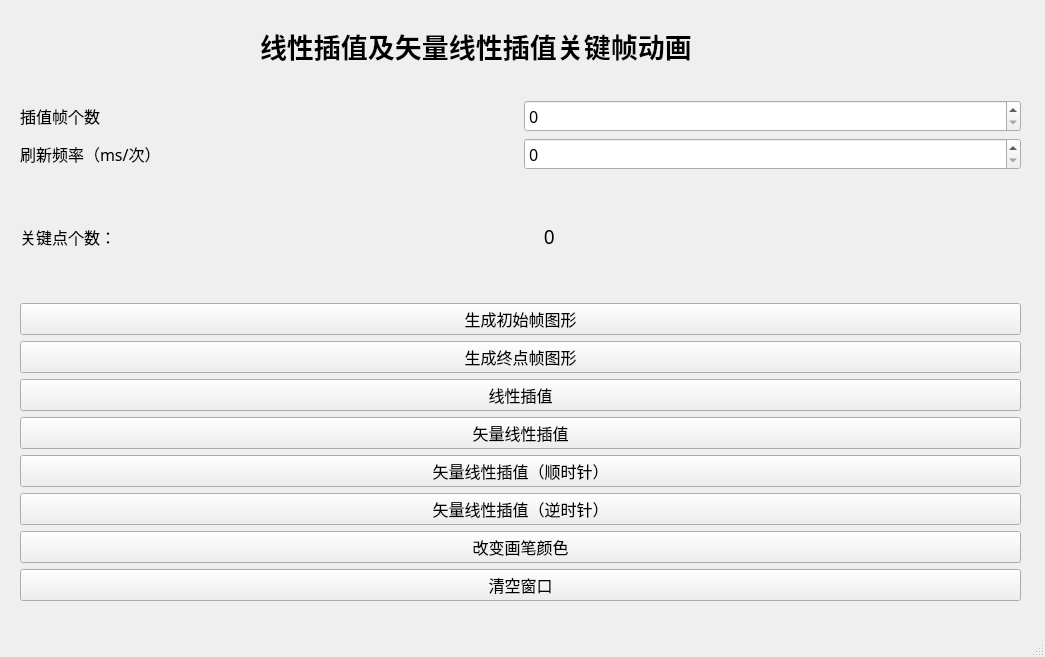
<?xml version="1.0" encoding="UTF-8"?>
<ui version="4.0">
 <class>MainWindow</class>
 <widget class="QMainWindow" name="MainWindow">
  <property name="geometry">
   <rect>
    <x>0</x>
    <y>0</y>
    <width>1045</width>
    <height>657</height>
   </rect>
  </property>
  <property name="font">
   <font>
    <family>Adobe Devanagari</family>
    <pointsize>12</pointsize>
   </font>
  </property>
  <property name="windowTitle">
   <string>MainWindow</string>
  </property>
  <widget class="QWidget" name="centralwidget">
   <widget class="QLabel" name="Title">
    <property name="geometry">
     <rect>
      <x>260</x>
      <y>10</y>
      <width>551</width>
      <height>71</height>
     </rect>
    </property>
    <property name="font">
     <font>
      <family>Adobe Devanagari</family>
      <pointsize>20</pointsize>
      <weight>75</weight>
      <bold>true</bold>
     </font>
    </property>
    <property name="text">
     <string>线性插值及矢量线性插值关键帧动画</string>
    </property>
   </widget>
   <widget class="QWidget" name="horizontalLayoutWidget_4">
    <property name="geometry">
     <rect>
      <x>20</x>
      <y>100</y>
      <width>1001</width>
      <height>501</height>
     </rect>
    </property>
    <layout class="QHBoxLayout" name="horizontalLayout_4">
     <item>
      <layout class="QVBoxLayout" name="verticalLayout">
       <item>
        <layout class="QHBoxLayout" name="horizontalLayout_6">
         <item>
          <widget class="QLabel" name="label_grain">
           <property name="font">
            <font>
             <family>Adobe Arabic</family>
             <pointsize>12</pointsize>
            </font>
           </property>
           <property name="text">
            <string>插值帧个数</string>
           </property>
          </widget>
         </item>
         <item>
          <widget class="QSpinBox" name="spinBox_grain"/>
         </item>
        </layout>
       </item>
       <item>
        <layout class="QHBoxLayout" name="horizontalLayout_2">
         <item>
          <widget class="QLabel" name="label_speed">
           <property name="font">
            <font>
             <family>Adobe Arabic</family>
             <pointsize>12</pointsize>
            </font>
           </property>
           <property name="text">
            <string>刷新频率（ms/次）</string>
           </property>
          </widget>
         </item>
         <item>
          <widget class="QSpinBox" name="spinBox_speed"/>
         </item>
        </layout>
       </item>
       <item>
        <layout class="QHBoxLayout" name="horizontalLayout_5">
         <item>
          <widget class="QLabel" name="label_number">
           <property name="font">
            <font>
             <family>Adobe Arabic</family>
             <pointsize>12</pointsize>
            </font>
           </property>
           <property name="text">
            <string>关键点个数：</string>
           </property>
          </widget>
         </item>
         <item>
          <widget class="QLabel" name="number2">
           <property name="font">
            <font>
             <family>Adobe Devanagari</family>
             <pointsize>14</pointsize>
            </font>
           </property>
           <property name="text">
            <string>    0</string>
           </property>
          </widget>
         </item>
        </layout>
       </item>
       <item>
        <widget class="QPushButton" name="start">
         <property name="font">
          <font>
           <family>Adobe Arabic</family>
           <pointsize>12</pointsize>
          </font>
         </property>
         <property name="text">
          <string>生成初始帧图形</string>
         </property>
        </widget>
       </item>
       <item>
        <widget class="QPushButton" name="end">
         <property name="font">
          <font>
           <family>Adobe Arabic</family>
           <pointsize>12</pointsize>
          </font>
         </property>
         <property name="text">
          <string>生成终点帧图形</string>
         </property>
        </widget>
       </item>
       <item>
        <widget class="QPushButton" name="line">
         <property name="font">
          <font>
           <family>Adobe Arabic</family>
           <pointsize>12</pointsize>
          </font>
         </property>
         <property name="text">
          <string>线性插值</string>
         </property>
        </widget>
       </item>
       <item>
        <widget class="QPushButton" name="vector1">
         <property name="font">
          <font>
           <family>Adobe Devanagari</family>
           <pointsize>12</pointsize>
          </font>
         </property>
         <property name="text">
          <string>矢量线性插值</string>
         </property>
        </widget>
       </item>
       <item>
        <widget class="QPushButton" name="vector2">
         <property name="font">
          <font>
           <family>Adobe Devanagari</family>
           <pointsize>12</pointsize>
          </font>
         </property>
         <property name="text">
          <string>矢量线性插值（顺时针）</string>
         </property>
        </widget>
       </item>
       <item>
        <widget class="QPushButton" name="vector3">
         <property name="font">
          <font>
           <family>Adobe Devanagari</family>
           <pointsize>12</pointsize>
          </font>
         </property>
         <property name="text">
          <string>矢量线性插值（逆时针）</string>
         </property>
        </widget>
       </item>
       <item>
        <widget class="QPushButton" name="change">
         <property name="text">
          <string>改变画笔颜色</string>
         </property>
        </widget>
       </item>
       <item>
        <widget class="QPushButton" name="clear">
         <property name="font">
          <font>
           <family>Adobe Arabic</family>
           <pointsize>12</pointsize>
          </font>
         </property>
         <property name="text">
          <string>清空窗口</string>
         </property>
        </widget>
       </item>
      </layout>
     </item>
    </layout>
   </widget>
  </widget>
  <widget class="QMenuBar" name="menubar">
   <property name="geometry">
    <rect>
     <x>0</x>
     <y>0</y>
     <width>1045</width>
     <height>26</height>
    </rect>
   </property>
  </widget>
  <widget class="QStatusBar" name="statusbar"/>
 </widget>
 <resources/>
 <connections/>
</ui>
